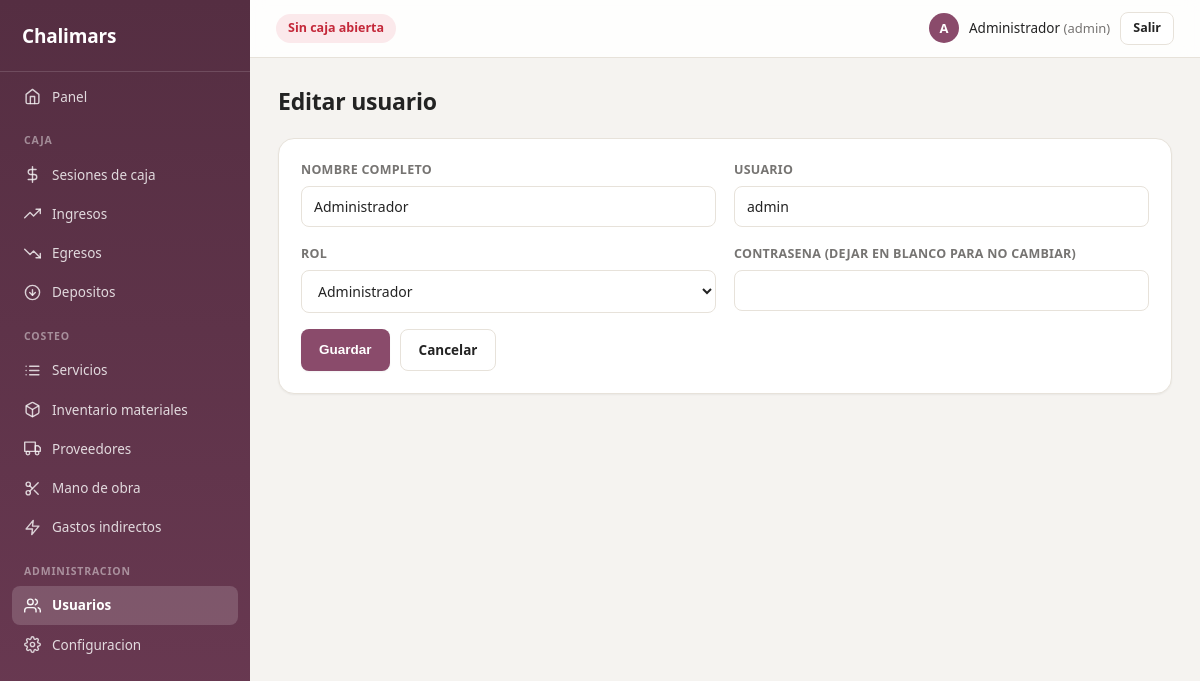
Screenshot of /usuarios/form.php?id=1 (signed in) with the database file from the repository.
### tables this page shows
CREATE TABLE configuracion (
    id INT PRIMARY KEY DEFAULT 1,
    nombre_negocio VARCHAR(150) NOT NULL DEFAULT 'Chalimars',
    logo VARCHAR(255) NULL,
    color_primario VARCHAR(7) NOT NULL DEFAULT '#8a4b6b',
    updated_at TIMESTAMP DEFAULT CURRENT_TIMESTAMP ON UPDATE CURRENT_TIMESTAMP
);

CREATE TABLE usuarios (
    id INT AUTO_INCREMENT PRIMARY KEY,
    username VARCHAR(50) NOT NULL UNIQUE,
    password VARCHAR(255) NOT NULL,
    nombre_completo VARCHAR(150) NOT NULL,
    rol ENUM('admin','cajero') NOT NULL DEFAULT 'cajero',
    activo TINYINT(1) NOT NULL DEFAULT 1,
    created_at TIMESTAMP DEFAULT CURRENT_TIMESTAMP
);

### includes/functions.php (called while the page is built, shortened)
<?php
function h($value) {
    return htmlspecialchars((string)($value ?? ''), ENT_QUOTES, 'UTF-8');
}
function get_config(PDO $pdo) {
    static $config = null;
    if ($config === null) {
        $stmt = $pdo->query('SELECT * FROM configuracion WHERE id = 1');
        $config = $stmt->fetch() ?: [
            'nombre_negocio' => 'Chalimars',
            'logo' => null,
            'color_primario' => '#8a4b6b',
        ];
    }
    return $config;
}

### includes/auth.php (called while the page is built, shortened)
<?php
function current_user() {
    return $_SESSION['user'] ?? null;
}
function is_admin() {
    $user = current_user();
    return $user && $user['rol'] === 'admin';
}
function caja_abierta(PDO $pdo) {
    $stmt = $pdo->query("SELECT * FROM cajas_sesiones WHERE estado = 'abierta' ORDER BY id DESC LIMIT 1");
    return $stmt->fetch() ?: null;
}

### usuarios/form.php (the view, shortened to what this page needs)
<?php
require_once __DIR__ . '/../includes/bootstrap.php';
$id = isset($_GET['id']) ? (int)$_GET['id'] : null;
$usuario = ['id' => null, 'username' => '', 'nombre_completo' => '', 'rol' => 'cajero', 'activo' => 1];
if ($id) {
    $stmt = $pdo->prepare('SELECT * FROM usuarios WHERE id = ?');
    $stmt->execute([$id]);
    $found = $stmt->fetch();
    $usuario = $found;
}
$pageTitle = $id ? 'Editar usuario' : 'Nuevo usuario';
require __DIR__ . '/../includes/header.php';
?>
<div class="page-header"><h1><?= h($pageTitle) ?></h1></div>
<div class="panel">
    <form method="post">
        <div class="form-grid">
            <div class="field">
                <label>Nombre completo</label>
                <input type="text" name="nombre_completo" value="<?= h($usuario['nombre_completo']) ?>" required>
            </div>
            <div class="field">
                <label>Usuario</label>
                <input type="text" name="username" value="<?= h($usuario['username']) ?>" required>
            </div>
            <div class="field">
                <label>Rol</label>
                <select name="rol">
                    <option value="admin" <?= $usuario['rol'] === 'admin' ? 'selected' : '' ?>>Administrador</option>
                </select>
            </div>
            <div class="field">
                <label>Contrasena <?= $id ? '(dejar en blanco para no cambiar)' : '' ?></label>
                <input type="password" name="password" autocomplete="new-password">
            </div>
        </div>
        <div class="actions" style="margin-top:16px;">
            <button type="submit" class="btn">Guardar</button>
            <a class="btn btn-secondary" href="<?= BASE_URL ?>usuarios/index.php">Cancelar</a>
        </div>
    </form>
</div>
<?php require __DIR__ . '/../includes/footer.php'; ?>

### includes/header.php (shortened to what this page needs)
<?php
$user = current_user();
$sesionCaja = isset($pdo) ? caja_abierta($pdo) : null;
$config = isset($pdo) ? get_config($pdo) : ['nombre_negocio' => 'Chalimars', 'logo' => null, 'color_primario' => '#8a4b6b'];
$pageTitle = $pageTitle ?? 'Chalimars';
$currentDir = trim(str_replace('\\', '/', dirname($_SERVER['SCRIPT_NAME'] ?? '')), '/');
$currentDir = basename($currentDir);
$currentFile = basename($_SERVER['SCRIPT_NAME'] ?? '');
function nav_active($section, $currentDir, $currentFile = null) {
    if ($section === '') {
        return $currentDir === '' && $currentFile === 'index.php';
    }
    return $currentDir === $section;
}
$navItems = [
    ['section' => '', 'url' => 'index.php', 'label' => 'Panel',
        'icon' => '<path d="M3 9l9-7 9 7v11a2 2 0 0 1-2 2H5a2 2 0 0 1-2-2z"></path><path d="M9 22V12h6v10"></path>'],
];
if (is_admin()) {
    $navGroups['Administracion'] = [
        ['section' => 'usuarios', 'url' => 'usuarios/index.php', 'label' => 'Usuarios',
            'icon' => '<path d="M17 21v-2a4 4 0 0 0-4-4H5a4 4 0 0 0-4 4v2"></path><circle cx="9" cy="7" r="4"></circle><path d="M23 21v-2a4 4 0 0 0-3-3.87"></path><path d="M16 3.13a4 4 0 0 1 0 7.75"></path>'],
        ['section' => 'configuracion', 'url' => 'configuracion/index.php', 'label' => 'Configuracion',
            'icon' => '<circle cx="12" cy="12" r="3"></circle><path d="M19.4 15a1.65 1.65 0 0 0 .33 1.82l.06.06a2 2 0 0 1 0 2.83 2 2 0 0 1-2.83 0l-.06-.06a1.65 1.65 0 0 0-1.82-.33 1.65 1.65 0 0 0-1 1.51V21a2 2 0 0 1-2 2 2 2 0 0 1-2-2v-.09A1.65 1.65 0 0 0 9 19.4a1.65 1.65 0 0 0-1.82.33l-.06.06a2 2 0 0 1-2.83 0 2 2 0 0 1 0-2.83l.06-.06a1.65 1.65 0 0 0 .33-1.82 1.65 1.65 0 0 0-1.51-1H3a2 2 0 0 1-2-2 2 2 0 0 1 2-2h.09A1.65 1.65 0 0 0 4.6 9a1.65 1.65 0 0 0-.33-1.82l-.06-.06a2 2 0 0 1 0-2.83 2 2 0 0 1 2.83 0l.06.06a1.65 1.65 0 0 0 1.82.33H9a1.65 1.65 0 0 0 1-1.51V3a2 2 0 0 1 2-2 2 2 0 0 1 2 2v.09a1.65 1.65 0 0 0 1 1.51 1.65 1.65 0 0 0 1.82-.33l.06-.06a2 2 0 0 1 2.83 0 2 2 0 0 1 0 2.83l-.06.06a1.65 1.65 0 0 0-.33 1.82V9a1.65 1.65 0 0 0 1.51 1H21a2 2 0 0 1 2 2 2 2 0 0 1-2 2h-.09a1.65 1.65 0 0 0-1.51 1z"></path>'],
    ];
}
function render_nav_link($item, $currentDir, $currentFile) {
    $active = nav_active($item['section'], $currentDir, $currentFile);
    printf(
        '<a href="%s%s" class="%s"><svg class="nav-icon" viewBox="0 0 24 24" fill="none" stroke="currentColor" stroke-width="2" stroke-linecap="round" stroke-linejoin="round">%s</svg><span>%s</span></a>',
        BASE_URL, h($item['url']), $active ? 'active' : '', $item['icon'], h($item['label'])
    );
}
?>
<!DOCTYPE html>
<html lang="es">
<head>
<link rel="stylesheet" href="<?= BASE_URL ?>assets/css/style.css">
</head>
<body>
<div class="app">
    <aside class="sidebar">
        <div class="brand">
            <span><?= h($config['nombre_negocio']) ?></span>
        </div>
        <nav>
            <?php render_nav_link($navItems[0], $currentDir, $currentFile); ?>
            <?php foreach ($navGroups as $groupLabel => $items): ?>
                <div class="nav-group"><?= h($groupLabel) ?></div>
                <?php foreach ($items as $item): ?>
                    <?php render_nav_link($item, $currentDir, $currentFile); ?>
                <?php endforeach; ?>
            <?php endforeach; ?>
        </nav>
    </aside>
    <div class="main">
        <header class="topbar">
            <div class="caja-status">
                <?php if ($sesionCaja): ?>
                    <span class="badge badge-open">Caja abierta desde <?= h(date('d/m/Y H:i', strtotime($sesionCaja['fecha_apertura']))) ?></span>
                <?php else: ?>
                    <span class="badge badge-closed">Sin caja abierta</span>
                <?php endif; ?>
            </div>
            <div class="user-info">
                <span class="user-avatar"><?= h(mb_substr($user['nombre_completo'] ?? '?', 0, 1)) ?></span>
                <span><?= h($user['nombre_completo'] ?? '') ?> <span class="muted">(<?= h($user['rol'] ?? '') ?>)</span></span>
                <a href="<?= BASE_URL ?>logout.php" class="btn btn-sm btn-secondary">Salir</a>
            </div>
        </header>
        <main class="content">

### rows the page displays
configuracion: nombre_negocio "Chalimars"
usuarios: nombre_completo "A", nombre_completo "Administrador", rol "admin", username "admin", rol "Administrador"

### other values shown
$item['label'] "Panel"
$groupLabel "CAJA"
$item['label'] "Sesiones de caja"
$item['label'] "Ingresos"
$item['label'] "Egresos"
$item['label'] "Depositos"
$groupLabel "COSTEO"
$item['label'] "Servicios"
$item['label'] "Inventario materiales"
$item['label'] "Proveedores"
$item['label'] "Mano de obra"
$item['label'] "Gastos indirectos"
$groupLabel "ADMINISTRACION"
$item['label'] "Usuarios"
$item['label'] "Configuracion"
